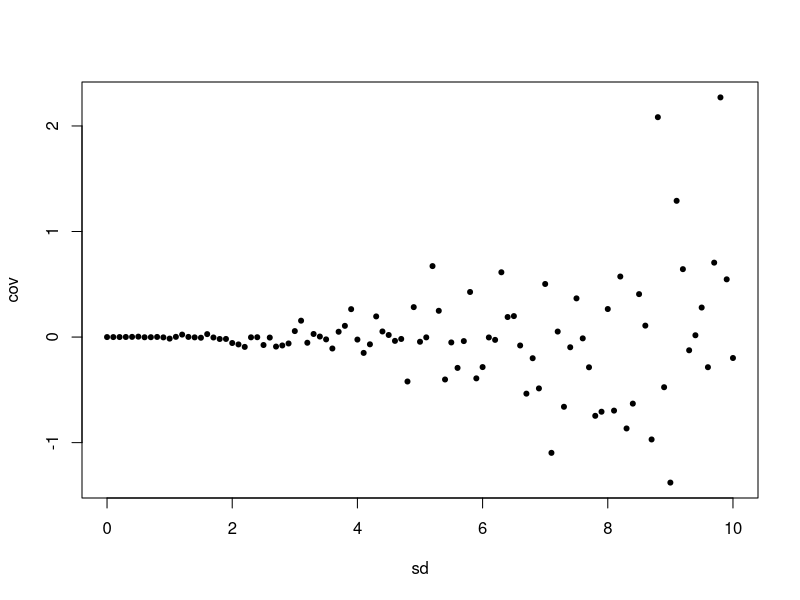

Here is the R script that generated this plot:
#### Covariance ####

?cov
cov(c(1,2,3), c(1,2,3))

X.1 <- (1:10)
Y.1 <- (1:10)
cov(X.1, Y.1)

X.2 <- (1:10)
Y.2 <- (10:1)
cov(X.2, Y.2)
cov(Y.2, X.2)

X.3 <- (1:10)
Y.3 <- (1:10)^2
cov(X.3, Y.3)

X.4 <- rnorm(10000, 0, 1)
Y.4 <- rnorm(10000, 0, 1)
cov(X.4, Y.4)

X.5 <- rnorm(1000000, 0, 25)
Y.5 <- rnorm(1000000, 0, 25)
cov(X.5, Y.5)
cor(X.5, Y.5)

?rnorm

# the higher the standard deviation the higher n needs to be in order to reach 0
X.6 <- rnorm(10, 0, 1)
Y.6 <- rnorm(10, 0, 1)
cov(X.6, Y.6)

sigma <- seq(0,10, by = 0.1)
length(sigma)
C <- vector(mode = "numeric")
n <- 10000
for(sd in sigma) {
  X <- rnorm(n, 0, sd)
  Y <- rnorm(n, 0, sd)
  C <- append(C, cov(X, Y))
}
print(sd(C))
plot(sigma , C, type = "p", pch = 20, xlab = "sd", ylab = "cov")

# plot(sigma , C, type = "p", pch = "x", xlab = "sd", ylab = "cov") 
# pch can use character string

?append
?plot
?seq

n <- 10000
t <- seq(1, n, 1)
Z <- rnorm(n, mean = 10, sd = 5)
cov(t, Z)
cor(t, Z)

tz <- t * Z

mean(tz) - mean(t) * mean(Z) # covariance of the t index and Z random variable

n <- seq(1, 10000, 1)
WN <- rnorm(n)
MA3 <- c()
for (i in n) {
  
  MA3[i] <- 1/3 * (WN[i-1] + WN[i] + WN[i+1])
  
}
is.na(MA3)
MA3 <- MA3[!is.na(MA3)]
length(MA3)
cov(MA3, MA3) # covariance is 1/3 of the sd when tau is 0
sd(WN) / 3

cov(MA3[1:(length(MA3)-1)], MA3[(1+1):length(MA3)]) # covariance is 2/9 times sd when tau is 1
sd(WN) * (2/9)

cov(MA3[1:(length(MA3)-2)], MA3[(1+2):length(MA3)]) # covariance is 1/9 times sd when tau is 2
sd(WN) / 9


